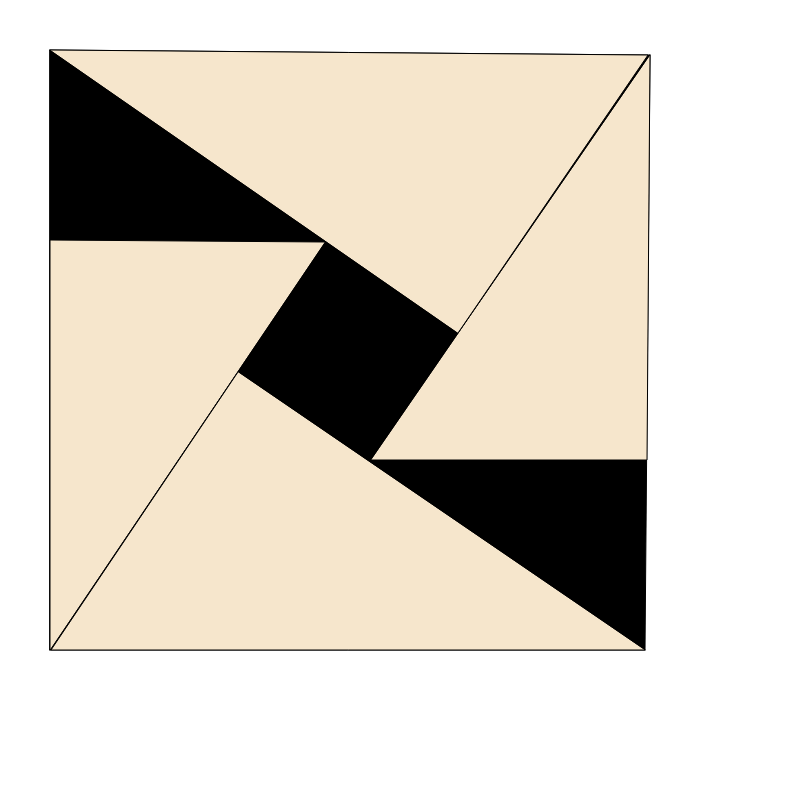
Frame 1 (no input)
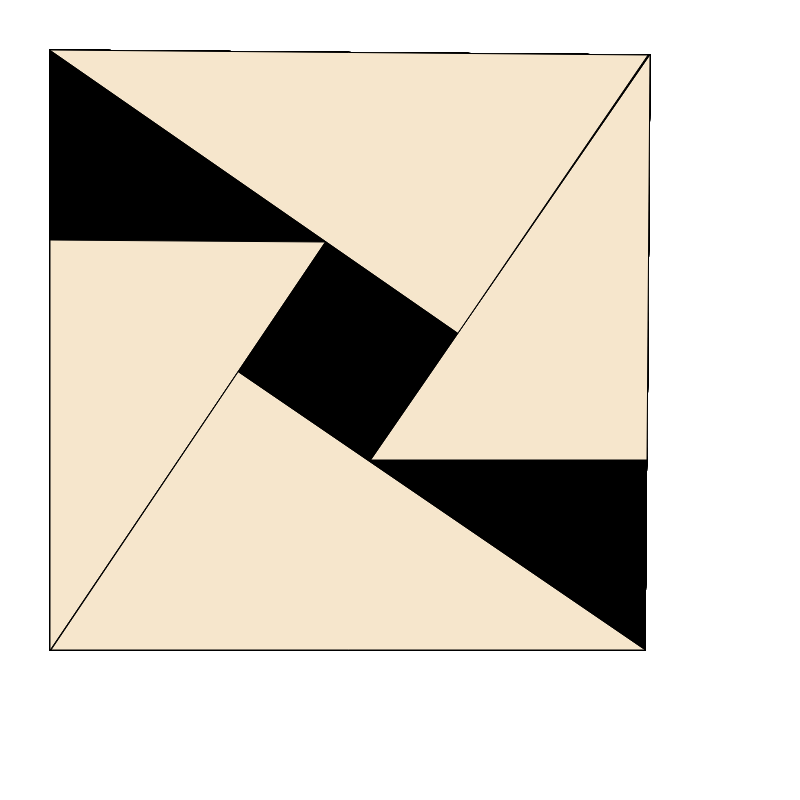
Frame 60 (no input)
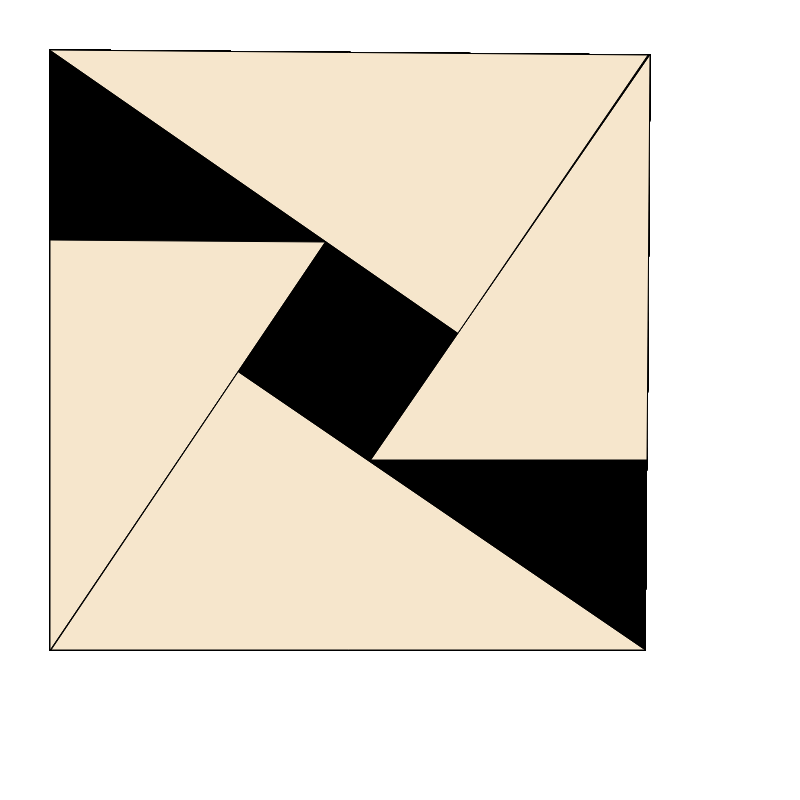
Frame 120 (the mouse pressed at the canvas centre since frame 60)

The p5.js sketch that drew these frames (run headless with seeded random() and noise() and a simulated clock; from frame 60 on, the mouse is pressed at the canvas centre):

// p5.js sketch
// ── sketch.js
function setup() {
    createCanvas(800, 800);
    background(255);
}

function draw() {
    fill(0)
    quad(50, 50, 650, 55, 645, 650, 50, 650)

    fill(246, 230, 204)

    triangle(50, 650, 50, 240, 325, 242)
    triangle(650, 55, 647, 460, 371, 460)

    triangle(50, 50, 648, 55, 458, 283+50)
    triangle(645, 650, 51, 650, 238, 372)
}
